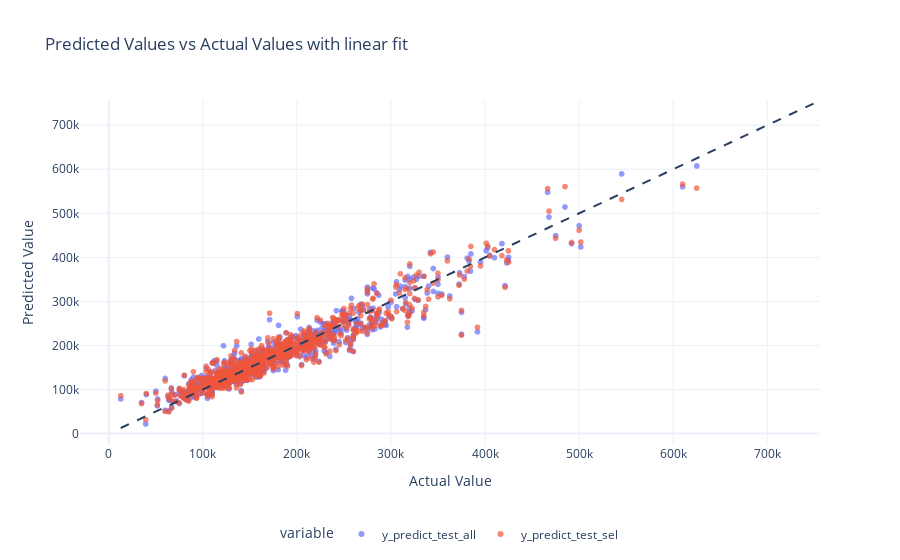

Notebook code for this chart:
### Code cell
fig = px.scatter(all_result, x='y_actual_test_all', y=['y_predict_test_all','y_predict_test_sel'], opacity=0.7,
                title = 'Predicted Values vs Actual Values with linear fit')

fig.add_shape(
    type="line", line=dict(dash='dash'),
    x0=y.min(), y0=y.min(),
    x1=y.max(), y1=y.max()
)
fig.update_layout(legend=dict(
    orientation='h',
    yanchor="bottom",
    y=-0.3,
    xanchor="center",
    x=0.5
    )
)
fig.update_xaxes(title_text = 'Actual Value')
fig.update_yaxes(title_text = 'Predicted Value')
fig

### Figure 1 — Plotly figure (JSON) as saved in the notebook; plotly's stock layout.template omitted (floating-point values rounded to 4 significant figures; data arrays with more than 128 entries replaced by an {"elided": "..."} marker saying what was removed)
{"data": [{"hovertemplate": "variable=y_predict_test_all<br>y_actual_test_all=%{x}<br>value=%{y}<extra></extra>", "legendgroup": "y_predict_test_all", "marker": {"color": "#636efa", "opacity": 0.7, "symbol": "circle"}, "mode": "markers", "name": "y_predict_test_all", "showlegend": true, "type": "scattergl", "x": {"elided": "879 int values"}, "xaxis": "x", "y": {"elided": "879 int values"}, "yaxis": "y"}, {"hovertemplate": "variable=y_predict_test_sel<br>y_actual_test_all=%{x}<br>value=%{y}<extra></extra>", "legendgroup": "y_predict_test_sel", "marker": {"color": "#EF553B", "opacity": 0.7, "symbol": "circle"}, "mode": "markers", "name": "y_predict_test_sel", "showlegend": true, "type": "scattergl", "x": {"elided": "879 int values"}, "xaxis": "x", "y": {"elided": "879 int values"}, "yaxis": "y"}], "layout": {"legend": {"orientation": "h", "title": {"text": "variable"}, "tracegroupgap": 0, "x": 0.5, "xanchor": "center", "y": -0.3, "yanchor": "bottom"}, "shapes": [{"line": {"dash": "dash"}, "type": "line", "x0": 12789, "x1": 755000, "y0": 12789, "y1": 755000}], "title": {"text": "Predicted Values vs Actual Values with linear fit"}, "xaxis": {"anchor": "y", "domain": [0, 1], "title": {"text": "Actual Value"}}, "yaxis": {"anchor": "x", "domain": [0, 1], "title": {"text": "Predicted Value"}}}}
